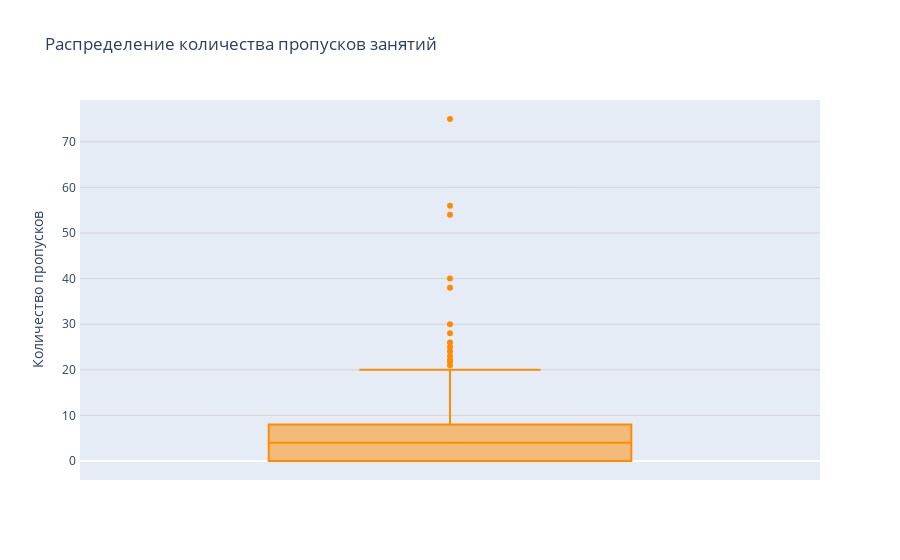

Notebook code cell kept with this figure:
### Markdown cell above
Расчет гистограммы: Этот шаг начинается с вычисления гистограммы для столбца 'age' в DataFrame df. Гистограмма разбивается на 300 бинов (или интервалов). Функция np.histogram() возвращает два массива: hist (количество значений в каждом бине) и bins (границы бинов).

    Создание графика: Создается объект графика с помощью plt.figure(figsize=(10, 6)). Указанная фигура имеет размер 10x6 дюймов.

    Построение столбцов: С помощью plt.bar(bins[:-1], hist, width=1.0, color='darkorange', edgecolor='black') строится гистограмма, используя массив bins[:-1] для указания начальных точек каждого бина, hist для указания высоты каждого столбца, width=1.0 для задания ширины столбцов, color='darkorange' для цвета столбцов и edgecolor='black' для цвета границ столбцов.

    Добавление заголовка и меток осей: С помощью plt.title(), plt.xlabel(), и plt.ylabel() добавляется заголовок и метки к осям x и y.

    Добавление сетки: plt.grid(axis='y', linestyle='--', alpha=0.7) добавляет сетку для оси y с пунктирными линиями (linestyle='--') и некоторой прозрачностью (alpha=0.7).

    Подгонка макета: plt.tight_layout() выполняет автоматическую настройку макета графика, чтобы убедиться, что все элементы отображаются правильно.

    Отображение графика: plt.show() отображает построенную гистограмму.

### Code cell
# Построение Box plot для столбца "absences"
fig = px.box(df, y="absences", color_discrete_sequence = ['darkorange'], title="Распределение количества пропусков занятий")

# Настройка параметров сетки и разделения для оси y
fig.update_yaxes(
    title="Количество пропусков",
    showgrid=True,  # Отображать линии сетки для оси y
    gridcolor="lightgray",  # Цвет линий сетки
    showline=True,  # Отображать линию оси y
    linewidth=2,  # Толщина линии оси y
    mirror=True  # Отобразить линию оси y внутри графика
)

# Убераем легенду
fig.update_layout(showlegend=False)

# Отображаем Box plot
fig.show()

### Figure 1 — Plotly figure (JSON) as saved in the notebook; plotly's stock layout.template omitted (floating-point values rounded to 4 significant figures; data arrays with more than 128 entries replaced by an {"elided": "..."} marker saying what was removed)
{"data": [{"alignmentgroup": "True", "hovertemplate": "absences=%{y}<extra></extra>", "legendgroup": "", "marker": {"color": "darkorange"}, "name": "", "notched": false, "offsetgroup": "", "orientation": "v", "showlegend": false, "type": "box", "x0": " ", "xaxis": "x", "y": {"elided": "395 int values"}, "y0": " ", "yaxis": "y"}], "layout": {"boxmode": "group", "legend": {"tracegroupgap": 0}, "showlegend": false, "title": {"text": "Распределение количества пропусков занятий"}, "xaxis": {"anchor": "y", "domain": [0, 1]}, "yaxis": {"anchor": "x", "domain": [0, 1], "gridcolor": "lightgray", "linewidth": 2, "mirror": true, "showgrid": true, "showline": true, "title": {"text": "Количество пропусков"}}}}
